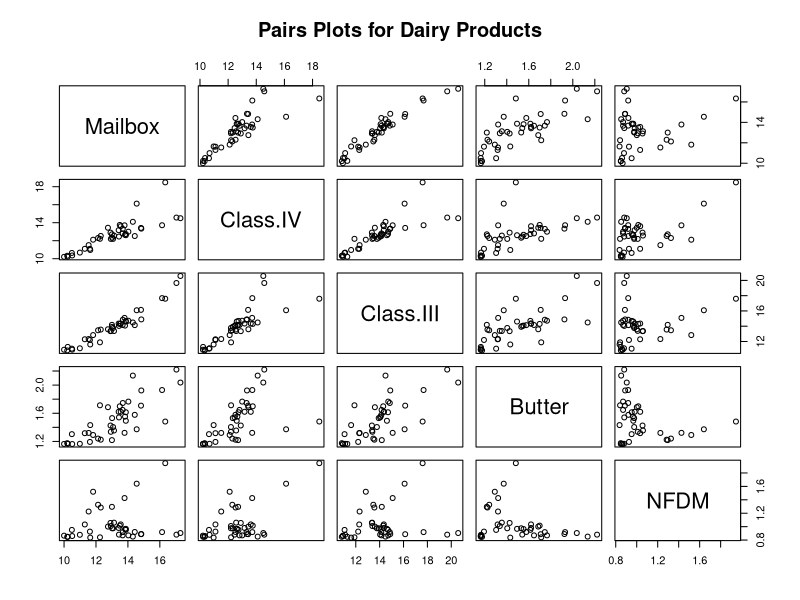
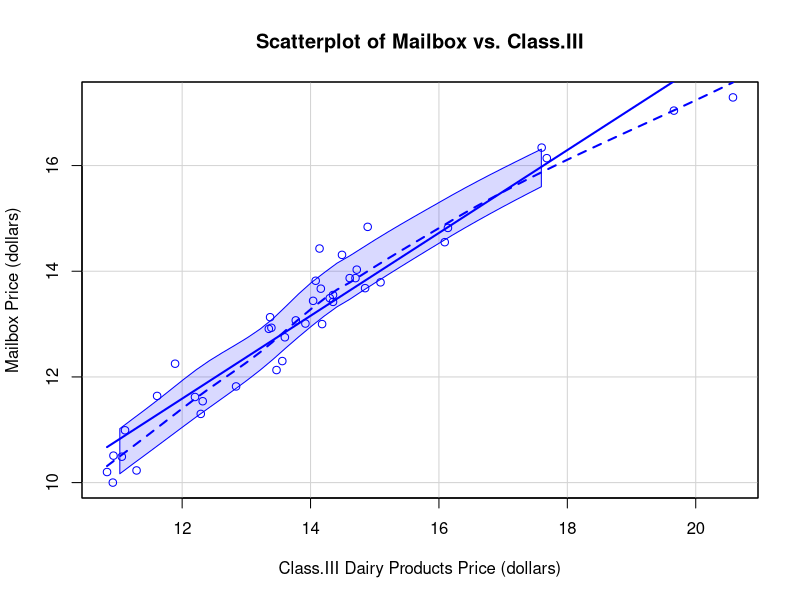
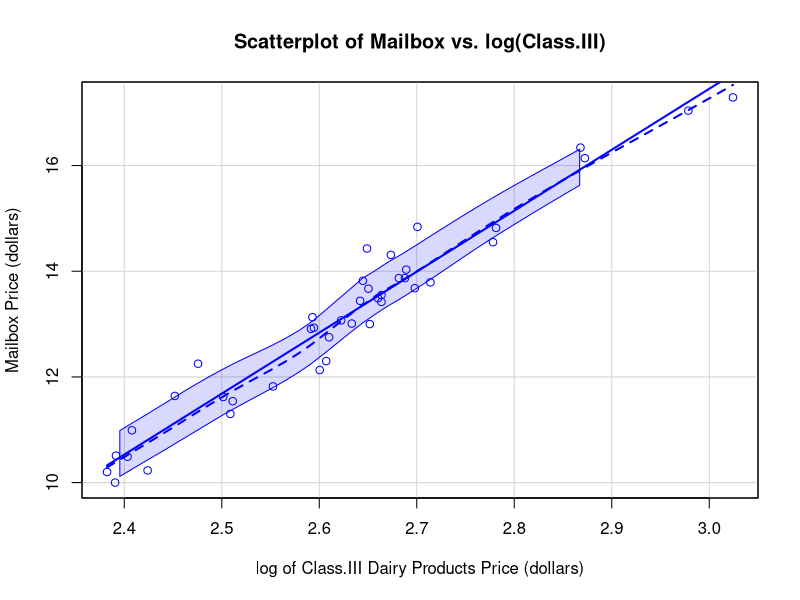

The R source for these figures, in order:
# Milk and Money Case Study
# Chaman Preet Kaur and Chris Atterbury
# MSAN 601

# Codeblocks

# Codeblock 1
milk <- read.csv("41330727.csv", header = TRUE, stringsAsFactors = FALSE)
head(milk)

# Codeblock 2
for (i in 2:length(milk)) {
  milk[[i]] <- gsub("\\$", "", milk[[i]])
  milk[[i]] <- as.numeric(milk[[i]])
}

# Codeblock 3
cor(milk[2:length(milk)])

# Codeblock 4
lm_classiv <- lm(Mailbox ~ Class.IV, data = milk)
print (summary(lm_classiv))

lm_classiii <- lm(Mailbox ~ Class.III, data = milk)
print (summary(lm_classiii))

lm_butter <- lm(Mailbox ~ Butter, data = milk)
print (summary(lm_butter))

lm_nfdm <- lm(Mailbox ~ NFDM, data = milk)
print (summary(lm_nfdm))

# Codeblock 5

lm_full <- lm(Mailbox ~ ., data = milk[-1])
print (summary(lm_full))

# Codeblock 6

s_2 <- anova(lm_classiii)[["Mean Sq"]][[2]]
x_bar <- mean(milk[["Class.III"]])
x_h <- (12.50 - coef(lm_classiii)[[1]]) / coef(lm_classiii)[[2]]
num <- (x_h - x_bar) ^ 2
denom <- sum((milk[["Class.III"]] - x_bar) ^ 2)
val <- 1 / 41 + num / denom
s <- s_2 * val
mbox_upper <- 12.50 + s * qt(0.95, 39)
print (mbox_upper)

# Codeblock 7
b_0 <- coef(lm_classiii)[[1]]
b_1 <- coef(lm_classiii)[[2]]
classiii_price <- (mbox_upper - b_0) / b_1
print (classiii_price)

# Codeblock 8
lm_lclassiii <- lm(Mailbox ~ log(Class.III), data = milk)
print (summary(lm_lclassiii))

lm_classiiil <- lm(log(Mailbox) ~ Class.III, data = milk)
print (summary(lm_classiiil))

# Codeblock 9
x_classiv <- (12.50 - coef(lm_classiv)[[1]]) / coef(lm_classiv)[[2]]
print (x_classiv)

x_classiii <- (12.50 - coef(lm_classiii)[[1]]) / coef(lm_classiii)[[2]]
print (x_classiii)

x_butter <- (12.50 - coef(lm_butter)[[1]]) / coef(lm_butter)[[2]]
print (x_butter)

x_nfdm <- (12.50 - coef(lm_nfdm)[[1]]) / coef(lm_nfdm)[[2]]
print (x_nfdm)

# Codeblock 10
b_0 <- coef(lm_classiii)[[1]]
b_1 <- coef(lm_classiii)[[2]]
classiii_newprice <- (11.50 - b_0) / b_1
print (classiii_newprice)
diff_classiii <- classiii_price - classiii_newprice
print (diff_classiii)
diff_mbox <- mbox_upper - 11.50
print (diff_mbox)

# Figures

# Figure 1
pairs(milk[2:length(milk)], main = "Pairs Plots for Dairy Products")

# Figure 2
library(car)
scatterplot(Mailbox ~ Class.III, data = milk,
            main = "Scatterplot of Mailbox vs. Class.III",
            xlab = "Class.III Dairy Products Price (dollars)",
            ylab = "Mailbox Price (dollars)",
            boxplot = FALSE)

# Figure 3
scatterplot(Mailbox ~ log(Class.III), data = milk,
            main = "Scatterplot of Mailbox vs. log(Class.III)",
            xlab = "log of Class.III Dairy Products Price (dollars)",
            ylab = "Mailbox Price (dollars)",
            boxplot = FALSE)



